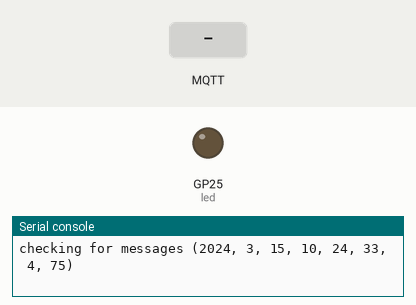
This program was run on a simulated Raspberry Pi Pico running MicroPython. Shown: output pins drawn as LEDs (lit = HIGH), the last lines printed to the serial console. The test bench sets the inputs (shaded band). WiFi joins after 1.5 s; the clock reads 2024-03-15 10:24:30 at power-on unless the program sets it; no MQTT or app messages arrive unless stated.

Above: at 3.3 s.
3.4 s: MQTT message "ON" arrives on the first subscribed topic
At 4.5 s:
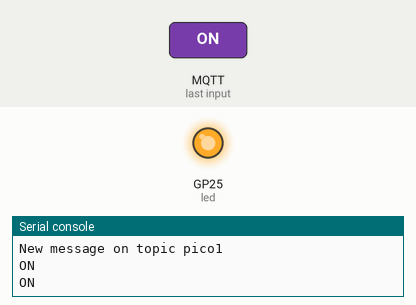
5.6 s: MQTT message "OFF" arrives on the first subscribed topic
At 7.3 s:
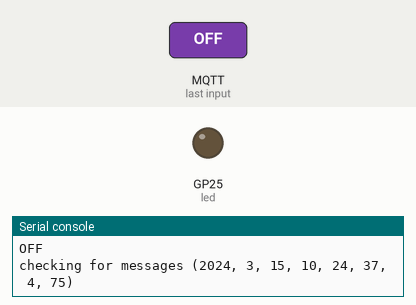
Timing chart, 0 to 8.8 s (numbered marks = the images above; inputs shaded):
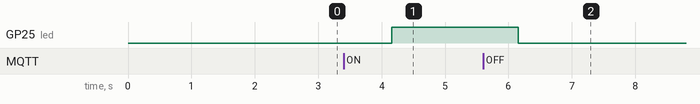

The program:

picow2.py
```python
import network
from machine import Pin, UART
import machine
import time
from umqtt.simple import MQTTClient

#connect to wifi
def wifi_connect():
    wlan = network.WLAN(network.STA_IF)
    wlan.active(True)
    ssid = "TorqueHouse"
    password = "ProvideInternet"
    wlan.connect(ssid, password)

    print('Connecting to WiFi...')
    # Wait for connect or fail
    print(wlan.status())
    max_wait = 10
    while max_wait > 0:
        if wlan.status() < 0 or wlan.status() >= 3:
            break
        max_wait -= 1
        print('waiting for connection...')
        time.sleep(1)
    # Handle connection error
    if wlan.status() != 3:
        print(wlan.status())
        raise RuntimeError('network connection failed')
    else:
        print('connected')
        status = wlan.ifconfig()
        print( 'ip = ' + status[0] )
        return wlan


wifi = wifi_connect()

#initalize mqtt
SERVER = "192.168.1.104"
CLIENT_ID = "pico2"
TOPIC_SUB = b"pico1"
led = Pin("LED", Pin.OUT)

def sub_cb(topic, msg):
    print("New message on topic {}".format(topic.decode('utf-8')))
    msg = msg.decode('utf-8')
    print(msg)
    if "ON" in msg:
        led.on()
    if "OFF" in msg:
        led.off()
    print(msg)

def mqtt_connect():
    client = MQTTClient(CLIENT_ID, SERVER, keepalive=600)
    client.set_callback(sub_cb)
    client.connect()
    print("Connected to %s MQTT broker" % (SERVER))
    return client

def reconnect():
    print("Failed to connect to MQTT broker. Reconnecting...")
    time.sleep(10)
    machine.reset()


try:
    client = mqtt_connect()
    client.subscribe(TOPIC_SUB)
except OSError as e:
    reconnect()

while True:
    if(client):
        print("checking for messages",time.localtime())
        client.check_msg()

    time.sleep(1)
```

Measured:
- after the input at 3.4 s, GP25 (led): LOW → HIGH after 0.76 s
- after the input at 5.6 s, GP25 (led): HIGH → LOW after 0.56 s
